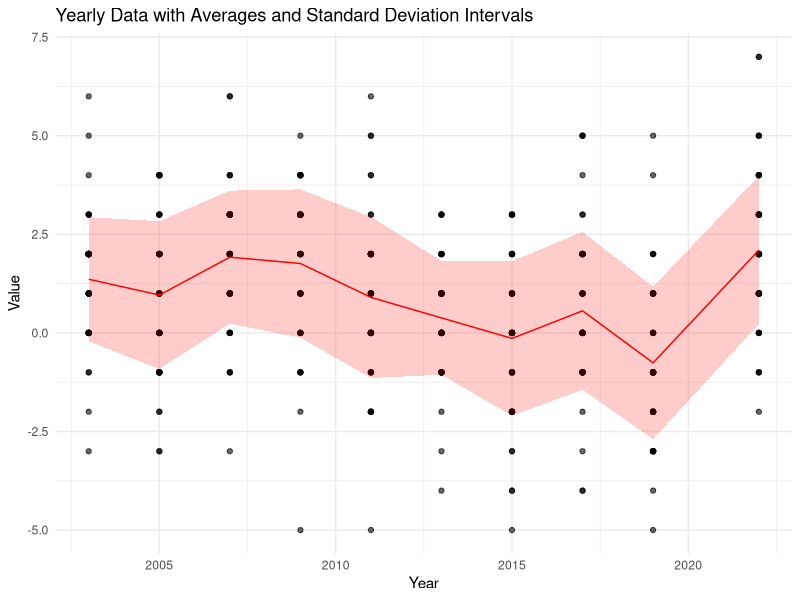

Write R code to recreate this figure.
## ---- chunk 1
df <- read.csv('../clean_data/gap_list_year.csv')
head(df)
## ---- chunk 2
df <- subset(df, select = -c(X) )
df
## ---- chunk 3
#colnames(df)[colnames(df) == "X2000"] = "2000"
colnames(df)[colnames(df) == "X2003"] = "2003"
colnames(df)[colnames(df) == "X2005"] = "2005"
colnames(df)[colnames(df) == "X2007"] = "2007"
colnames(df)[colnames(df) == "X2009"] = "2009"
colnames(df)[colnames(df) == "X2011"] = "2011"
colnames(df)[colnames(df) == "X2013"] = "2013"
colnames(df)[colnames(df) == "X2015"] = "2015"
colnames(df)[colnames(df) == "X2017"] = "2017"
colnames(df)[colnames(df) == "X2019"] = "2019"
colnames(df)[colnames(df) == "X2022"] = "2022"
## ---- chunk 4
df_states<-subset(df,Jurisdiction!='National')
df_states
## ---- chunk 5
df_national<-subset(df,Jurisdiction=='National')
df_national
## ---- chunk 6
library(ggplot2)
library(tidyverse)
## ---- chunk 7
data_long <- pivot_longer(df_states, cols = -Jurisdiction, names_to = "Year", values_to = "Value")
data_long$Year <-as.numeric( as.character(data_long$Year))
yearly_stats <- data_long %>%
  group_by(Year) %>%
  summarise(Average = mean(Value), `Standard Deviation` = sd(Value))
yearly_stats$Year <- as.numeric(as.character(yearly_stats$Year))

p<-ggplot() +
  geom_point(data = data_long, aes(x = Year, y = Value), alpha = 0.6) +
  geom_line(data = yearly_stats, aes(x = Year, y = Average), color = "red") +
  geom_ribbon(data = yearly_stats, aes(x = Year, ymin = Average - `Standard Deviation`, ymax = Average + `Standard Deviation`), alpha = 0.2, fill = "red") +
  theme_minimal() +
  labs(title = "Yearly Data with Averages and Standard Deviation Intervals", x = "Year", y = "Value")
p

## ---- chunk 8
yearly_stats
